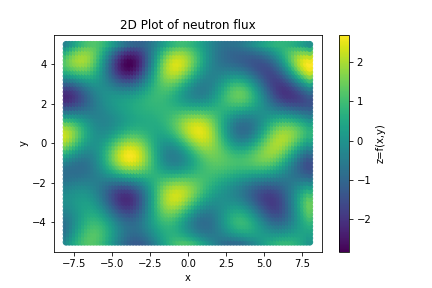

Python code for this plot:
# -*- coding: utf-8 -*-
"""
Created on Sat Nov 11 13:20:55 2023

@author: ASUS
"""

import matplotlib.pyplot as plt
import numpy as np

# Read data from the file
data = np.loadtxt('Data2D.txt')  # Replace 'your_data_file.txt' with the actual filename

#initialize Array or List
rows = 81
columns = 51
x = np.zeros((rows,columns)) #uncomment all of this array or list initialization when using direct ver
y = np.zeros((rows,columns))
z = np.zeros((rows,columns))

# x = []
# y = []
# z = []

# Extract columns (straight/direct version)
# i, j, x, y, z = data[:, 0], data[:, 1], data[:, 2], data[:, 3], data[:, 4]

#Extract columns (iterative ver)
for i in range(0,rows):
    for j in range(0,len(data)):
        if data[j,0] == i+1:
            index_j = int(data[j,1])
            x[i][index_j-1] = data[j,2]
            y[i][index_j-1] = data[j,3]
            z[i][index_j-1] = data[j,4]

#Extract columns (other iterative ver using list)
# for i in range(1,rows+1):
#     x_row = []
#     y_row = []
#     z_row = []
#     for j in range(0,len(data)):
#         if data[j,0] == i:
#             x_row.append(data[j,2])
#             y_row.append(data[j,3])
#             z_row.append(data[j,4])
#     x.append(x_row)
#     y.append(y_row)
#     z.append(z_row)

# x = np.array(x)
# y = np.array(y)
# z = np.array(z)

# Create a 2D plot
plt.scatter(x, y, c=z, cmap='viridis')
plt.colorbar(label='z=f(x,y)')
plt.xlabel('x')
plt.ylabel('y')
plt.title('2D Plot of neutron flux')
plt.savefig('10219068.png')
plt.show()
